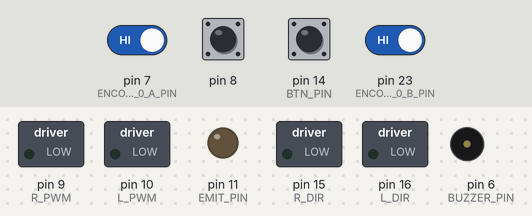
Bench run of a sketch on a simulated Arduino Leonardo, built with avr-gcc and run on an emulated ATmega32U4. On the bench: switched loads named in the sketch (green lamp = pin HIGH), output pins drawn as LEDs (lit = HIGH), buzzer (waves = sounding). Dashed ring = blinking. The test bench sets the inputs (shaded band); at power-on: pin 7 (ENCODER_0_A_PIN), pin 8, pin 14 (BTN_PIN), pin 23 (ENCODER_0_B_PIN) HIGH.

Above: at 0.8 s.
0.9 s: pin 14 (BTN_PIN) pulled LOW for 0.15 s
At 1.04 s:
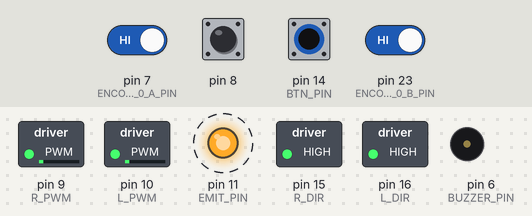
Timing chart, 0 to 9.9 s (numbered marks = the images above; inputs shaded):
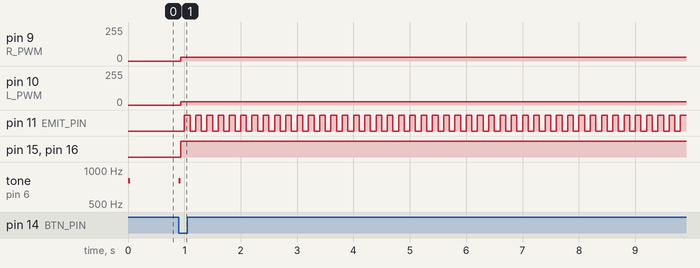

Measured:
- after the input at 0.9 s, pin 9 (R_PWM): 0/255 → 27/255 at once; pin 10 (L_PWM): 0/255 → 26/255 at once; pin 11 (EMIT_PIN): alternates HIGH for 0.10 s and LOW for 0.10 s, starting after 0.10 s; pin 15 (R_DIR), pin 16 (L_DIR): LOW → HIGH at once; tone on pin 6 (BUZZER_PIN): silent → 800 Hz at once, → silent 0.04 s later

The sketch:

Leader.ino
```cpp
#include "Encoders.h"
#include "Motors.h"
#include "PID.h"
#include "Kinematics.h"

#define EMIT_PIN    11
#define BTN_PIN     14
#define BUZZER_PIN  6

// ===== Objects =====
Motors_c      motors;
Kinematics_c  kin;
PID_c         left_pid;
PID_c         right_pid;

// ===== IR timing (Leader 200 ms backbone) =====
unsigned long ir_ts        = 0;
bool          ir_bump_mode = true;

// ===== Beep (non-blocking) =====
unsigned long beep_off_time = 0;

void softBeep(int duration_ms) {
  tone(BUZZER_PIN, 800);
  beep_off_time = millis() + duration_ms;
}

// ===== Straight-path control constants =====
#define DRIVE_EST_MS    20UL
#define DRIVE_PID_MS    40UL
#define DRIVE_PWM_LIMIT 60

const float DEMAND_CS = -260.0f;   // 前进方向的目标 counts/s（你的反向逻辑）
const int   kF_L      = 16;
const int   kF_R      = 15;

float KP_L = 0.04020f, KI_L = 0.00000f, KD_L = 0.0f;  // KP_L 实际对应右轮
float KP_R = 0.07000f, KI_R = 0.00000f, KD_R = 0.0f;  // KP_R 实际对应左轮

// ===== Runtime vars for straight control =====
unsigned long drive_est_ts = 0, drive_pid_ts = 0;
long          d_last_e0    = 0, d_last_e1    = 0;
float         spdL_cps     = 0.0f, spdR_cps   = 0.0f;
float         d_mL1        = 0.0f, d_mL2      = 0.0f;
float         d_mR1        = 0.0f, d_mR2      = 0.0f;

float         x0 = 0.0f, y0 = 0.0f;  // 起点记录
bool          straight_done = false; // 走完 450 mm 后只停轮，不停 IR 时序

// ===== helpers =====
static inline float clampf(float v, float lo, float hi) {
  if (v < lo) return lo;
  if (v > hi) return hi;
  return v;
}

static inline int iround(float v) {
  return (int)lroundf(v);
}

void setup() {
  Serial.begin(115200);

  motors.initialise();
  setupEncoder0();
  setupEncoder1();

  // 初始位姿：朝 +X 方向
  kin.initialise(0.0f, 0.0f, 0.0f);

  // IR 发射引脚
  pinMode(EMIT_PIN, OUTPUT);
  digitalWrite(EMIT_PIN, LOW);

  // 按钮与蜂鸣器
  pinMode(BTN_PIN,    INPUT_PULLUP);
  pinMode(BUZZER_PIN, OUTPUT);

  // 上电提示音
  softBeep(40);

  // 等待按钮按下作为“系统起点”，方便与 Follower 第三次按钮对齐
  while (digitalRead(BTN_PIN) == HIGH) {
    unsigned long now = millis();
    if (now >= beep_off_time && beep_off_time != 0) {
      noTone(BUZZER_PIN);
      beep_off_time = 0;
    }
  }

  // 按下确认音
  softBeep(40);

  // 现在才正式启动 200ms IR 时序与直行控制时钟
  unsigned long now = millis();
  ir_ts        = now;
  drive_est_ts = now;
  drive_pid_ts = now;

  // 记录直行起点
  x0 = kin.x;
  y0 = kin.y;

  // PID 初始化
  left_pid.initialise(KP_L, KI_L, KD_L);
  right_pid.initialise(KP_R, KI_R, KD_R);
  left_pid.reset();
  right_pid.reset();
}

void loop() {
  unsigned long now = millis();

  // ===== 非阻塞蜂鸣器关断 =====
  if (now >= beep_off_time && beep_off_time != 0) {
    noTone(BUZZER_PIN);
    beep_off_time = 0;
  }

  // ===== 200 ms IR 时序：0–100ms bump, 100–200ms line =====
  if (now - ir_ts >= 100UL) {
    ir_ts = now;
    ir_bump_mode = !ir_bump_mode;

    if (ir_bump_mode) {
      // bump window：关闭发射，由 Follower 读取 bumpIR
      digitalWrite(EMIT_PIN, LOW);
    } else {
      // line window：打开发射，由 Follower 读取 lineIR
      digitalWrite(EMIT_PIN, HIGH);
    }
  }

  // ===== 20 ms 速度估计 + 里程计 =====
  if (now - drive_est_ts >= DRIVE_EST_MS) {
    unsigned long dt = now - drive_est_ts;
    drive_est_ts = now;

    long e0 = count_e0;
    long e1 = count_e1;
    long d0 = e0 - d_last_e0;
    long d1 = e1 - d_last_e1;
    d_last_e0 = e0;
    d_last_e1 = e1;

    float dt_sec = (float)dt / 1000.0f;

    // 注意你当前符号约定：e0→右轮, e1→左轮
    spdR_cps = (float)d0 / dt_sec;
    spdL_cps = (float)d1 / dt_sec;

    // 更新里程计
    kin.update();
  }

  // ===== 路径：直行 450 mm 后停车（但继续发 IR） =====
  if (!straight_done) {
    float dx   = kin.x - x0;
    float dy   = kin.y - y0;
    float dist = sqrtf(dx * dx + dy * dy);

    if (dist >= 450.0f) {
      // 路径结束：停轮子但保持 IR 继续闪烁
      motors.setPWM(0, 0);
      straight_done = true;
    }
  }

  // ===== 40 ms PID 内环：只有在尚未走完路径时才更新 =====
  if (!straight_done && (now - drive_pid_ts >= DRIVE_PID_MS)) {
    drive_pid_ts = now;

    float demand = DEMAND_CS;  // -300 cps，当前系统的前进方向

    // 三点均值滤波
    float measL = (spdL_cps + d_mL1 + d_mL2) / 3.0f;
    float measR = (spdR_cps + d_mR1 + d_mR2) / 3.0f;

    d_mL2 = d_mL1;
    d_mL1 = spdL_cps;
    d_mR2 = d_mR1;
    d_mR1 = spdR_cps;

    // PID 更新
    float uL = left_pid.update(demand, measL);
    float uR = right_pid.update(demand, measR);

    // 小范围限幅，防止一下子推爆 PWM
    float uLc = clampf(uL, -12.0f, 12.0f);
    float uRc = clampf(uR, -12.0f, 12.0f);

    float sgn = (demand >= 0.0f) ? 1.0f : -1.0f;

    float pwmL = clampf(sgn * kF_L + uLc, -DRIVE_PWM_LIMIT, DRIVE_PWM_LIMIT);
    float pwmR = clampf(sgn * kF_R + uRc, -DRIVE_PWM_LIMIT, DRIVE_PWM_LIMIT);

    motors.setPWM(iround(pwmL), iround(pwmR));
  }
}
```

Encoders.h
```cpp
#ifndef _ENCODERS_H
#define _ENCODERS_H

#define ENCODER_0_A_PIN  7
#define ENCODER_0_B_PIN  23
#define ENCODER_1_A_PIN  26

volatile long count_e0;
volatile byte state_e0;
volatile long count_e1;
volatile byte state_e1;

ISR( INT6_vect ) {
  boolean e0_B = digitalRead( ENCODER_0_B_PIN );
  boolean e0_A = digitalRead( ENCODER_0_A_PIN );

  e0_A = e0_A ^ e0_B;

  state_e0 = state_e0 | ( e0_B  << 3 );
  state_e0 = state_e0 | ( e0_A  << 2 );

  if ( state_e0 == 1 ) {
    count_e0--;
  } else if ( state_e0 == 2) {
    count_e0++;
  } else if ( state_e0 == 4) {
    count_e0++;
  } else if ( state_e0 == 7) {
    count_e0--;
  } else if ( state_e0 == 8) {
    count_e0--;
  } else if ( state_e0 == 11) {
    count_e0++;
  } else if ( state_e0 == 13) {
    count_e0++;
  } else if ( state_e0 == 14) {
    count_e0--;
  }

  state_e0 = state_e0 >> 2;

}

ISR( PCINT0_vect ) {

  boolean e1_B = PINE & (1 << PINE2);

  boolean e1_A = digitalRead( ENCODER_1_A_PIN );

  e1_A = e1_A ^ e1_B;

  state_e1 = state_e1 | ( e1_B  << 3 );
  state_e1 = state_e1 | ( e1_A  << 2 );

  if ( state_e1 == 1 ) {
    count_e1--;
  } else if ( state_e1 == 2) {
    count_e1++;
  } else if ( state_e1 == 4) {
    count_e1++;
  } else if ( state_e1 == 7) {
    count_e1--;
  } else if ( state_e1 == 8) {
    count_e1--;
  } else if ( state_e1 == 11) {
    count_e1++;
  } else if ( state_e1 == 13) {
    count_e1++;
  } else if ( state_e1 == 14) {
    count_e1--;
  }

  state_e1 = state_e1 >> 2;
}

void setupEncoder0()
{
  count_e0 = 0;

  pinMode( ENCODER_0_A_PIN, INPUT );
  pinMode( ENCODER_0_B_PIN, INPUT );

  state_e0 = 0;

  boolean e0_A = digitalRead( ENCODER_0_A_PIN );
  boolean e0_B = digitalRead( ENCODER_0_B_PIN );
  e0_A = e0_A ^ e0_B;

  state_e0 = state_e0 | ( e0_B << 1 );
  state_e0 = state_e0 | ( e0_A << 0 );

  EIMSK = EIMSK & ~(1 << INT6);

  EICRB |= ( 1 << ISC60 );

  EIFR |= ( 1 << INTF6 );

  EIMSK |= ( 1 << INT6 );

}

void setupEncoder1(){

  count_e1 = 0;

  DDRE = DDRE & ~(1 << DDE6);

  PORTE = PORTE | (1 << PORTE2 );

  pinMode( ENCODER_1_A_PIN, INPUT );
  digitalWrite( ENCODER_1_A_PIN, HIGH );

  state_e1 = 0;

  boolean e1_B = PINE & (1 << PINE2);

  boolean e1_A = digitalRead( ENCODER_1_A_PIN );

  e1_A = e1_A ^ e1_B;

  state_e1 = state_e1 | ( e1_B << 1 );
  state_e1 = state_e1 | ( e1_A << 0 );

  PCICR = PCICR & ~( 1 << PCIE0 );

  PCMSK0 |= (1 << PCINT4);

  PCIFR |= (1 << PCIF0);

  PCICR |= (1 << PCIE0);
}

#endif
```

Kinematics.h
```cpp
#ifndef _KINEMATICS_H
#define _KINEMATICS_H

#include <math.h>

extern volatile long count_e0;
extern volatile long count_e1;

const float count_per_rev = 358.3;
const float wheel_radius  = 17.475;
const float wheel_sep     = 44.48;

const float mm_per_count  = ( 2.0 * wheel_radius * PI ) / count_per_rev;

class Kinematics_c {
  public:

    float x,y,theta;

    long last_e1;
    long last_e0;

    Kinematics_c() {

    }

    void initialise( float start_x, float start_y, float start_th ) {
      last_e0 = count_e0;
      last_e1 = count_e1;
      x = start_x;
      y = start_y;
      theta = start_th;
    }

    void update( ) {

        long delta_e1;
        long delta_e0;
        float mean_delta;

        float x_contribution;
        float th_contribution;

        delta_e1 = count_e1 - last_e1;
        delta_e0 = count_e0 - last_e0;

        last_e1 = count_e1;
        last_e0 = count_e0;

        mean_delta = (float)delta_e1;
        mean_delta += (float)delta_e0;
        mean_delta /= 2.0;

        x_contribution = mean_delta * mm_per_count;

        th_contribution = (float)delta_e0;
        th_contribution -= (float)delta_e1;
        th_contribution *= mm_per_count;
        th_contribution /= (wheel_sep *2.0);

        x = x + x_contribution * cos( theta );
        y = y + x_contribution * sin( theta );
        theta = theta + th_contribution;

    }

};

#endif
```

Motors.h
```cpp
#ifndef _MOTORS_H
#define _MOTORS_H

#define L_PWM 10
#define L_DIR 16
#define R_PWM 9
#define R_DIR 15
#define MAX_PWM 120.0
#define FWD LOW
#define REV HIGH

class Motors_c {
public:
  Motors_c() {}

  void initialise() {
    pinMode(L_PWM, OUTPUT);
    pinMode(L_DIR, OUTPUT);
    pinMode(R_PWM, OUTPUT);
    pinMode(R_DIR, OUTPUT);
    analogWrite(L_PWM, 0);
    analogWrite(R_PWM, 0);
  }

  void setPWM(float left_pwr, float right_pwr) {

    int Lp = constrain((int)fabs(left_pwr), 0, 255);
    int Rp = constrain((int)fabs(right_pwr), 0, 255);

    digitalWrite(L_DIR, (left_pwr < 0) ? REV : FWD);
    analogWrite(L_PWM, Lp);

    digitalWrite(R_DIR, (right_pwr < 0) ? REV : FWD);
    analogWrite(R_PWM, Rp);
  }
};

#endif
```

PID.h
```cpp
#ifndef _PID_H
#define _PID_H

class PID_c {
  public:

    float last_error;
    float p_term;
    float i_term;
    float d_term;
    float i_sum;
    float feedback;

    float p_gain;
    float i_gain;
    float d_gain;

    unsigned long ms_last_t;

    PID_c() {
    }

    void initialise( float p, float i, float d ) {
       feedback = 0;
       last_error = 0;
       p_term = 0;
       i_term = 0;
       d_term = 0;
       i_sum = 0;

       p_gain = p;
       i_gain = i;
       d_gain = d;

       ms_last_t = millis();
    }

    void reset() {
      p_term = 0;
      i_term = 0;
      d_term = 0;
      i_sum = 0;
      last_error = 0;
      feedback = 0;
      ms_last_t = millis();
    }

    float update( float demand, float measurement ) {
      float error;
      unsigned long ms_now_t;
      unsigned long ms_dt;
      float float_dt;
      float diff_error;

      ms_now_t = millis();
      ms_dt = ms_now_t - ms_last_t;

      ms_last_t = millis();

      float_dt = (float)ms_dt;

      if( float_dt == 0.0 ) return feedback;

      error = demand - measurement;
      last_error = error;

      p_term = p_gain * error;

      i_sum = i_sum + (error * float_dt);

      i_term = i_gain * i_sum;

      diff_error = (error - last_error) / float_dt;
      d_term = diff_error * d_gain;

      feedback = p_term + i_term + d_term;

      return feedback;
    }

};

#endif
```
